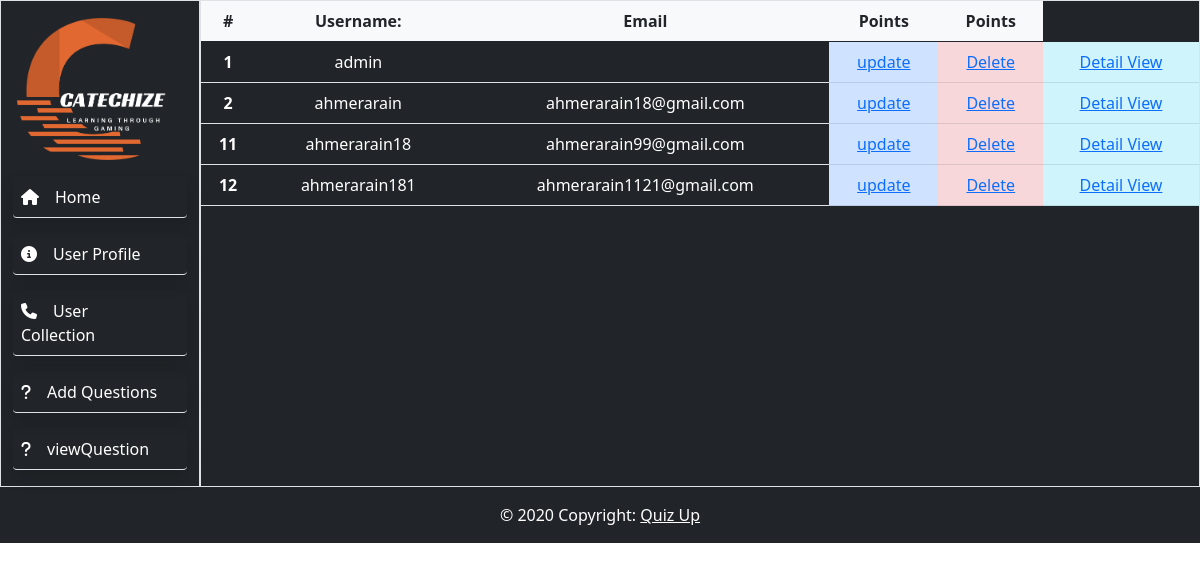
/dashboard/ (signed in), run on the app's committed database.
### members/models.py (models this page shows, shortened)
class User(AbstractUser):
    bio=models.TextField(max_length=250, blank=True)
    profile_pic=models.ImageField(blank=True,null=True,upload_to="images/profile/",default="pic.jpg")
    country=models.CharField(max_length=250,blank=True,null=True)

### dashboard/views.py (the view)
# urls.py: path('', GeeksList.as_view(template_name="user_list.html"), name="user_profile"),
@method_decorator(login_required, name='dispatch')
class GeeksList(ListView):
	model = User

### dashboard/templates/user_list.html
{% extends 'adminbase.html' %}
{% block content %}
<div class="text-white">
	<table class="table">
		<thead class="table-light">
			<tr class="text-dark">
				<th scope="col">#</th>
				<th scope="col">Username:</th>
				<th scope="col">Email</th>
				<th scope="col">Points</th>
				<th scope="col">Points</th>
			</tr>
		</thead>
		<tbody>
			{% for object in object_list %}
			<tr class="text-white ">
				<th scope="row">{{object.id}}</th>
				<td>{{ object.username }}</td>
				<td>{{ object.email }}</td>
				<td class="table-primary " ><a href="{{object.id}}/update/" >update</a></td>
				<td class="table-danger"><a href="{{object.id}}/delete/">Delete</a></td>
				<td class="table-info"><a href="{{object.id}}">Detail View</a></td>
				{% empty %}
	<td>No objects yet.</td>
	{% endfor %}
			</tr>
		</tbody>
	</table>
</div>
{% endblock  %}

### data on the page
User: id "1", username "admin"
User: id "2", username "ahmerarain", email "ahmerarain18@gmail.com"
User: id "11", username "ahmerarain18", email "ahmerarain99@gmail.com"
User: id "12", username "ahmerarain181", email "ahmerarain1121@gmail.com"
